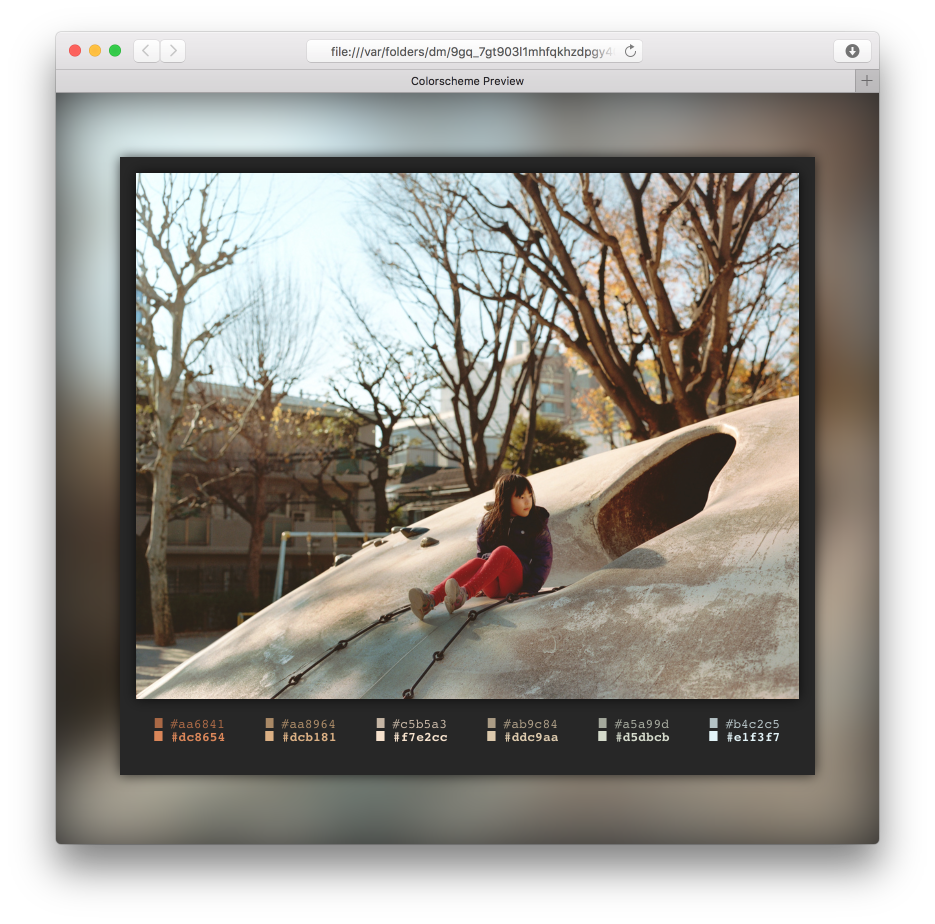
#> input picture colorz.png, 935 x 924 px
$ python colorz2.py colorz.png
#> lines starting #> are read from the running program, lines starting #| are printed output that depends on the picture
#!/usr/bin/env python2

description = """
A color scheme generator.
"""

import os
import webbrowser
from tempfile import NamedTemporaryFile
from argparse import ArgumentParser
from PIL import Image, ImageColor
from itertools import chain
from numpy import array
from scipy.cluster.vq import kmeans
from colorsys import rgb_to_hsv, hsv_to_rgb

DEFAULT_NUM_COLORS = 6
DEFAULT_MINV = 170
DEFAULT_MAXV = 200
DEFAULT_BOLD_ADD = 40
DEFAULT_BG = '#272727'

THUMB_SIZE = (200, 200)
SCALE = 256.0
down_scale = lambda x: x / SCALE
up_scale = lambda x: int(x * SCALE)
hexify = lambda rgb: '#%s' % ''.join('%02x' % p for p in rgb)

def get_colors(img):
  """
  Returns a list of all the image's colors with multiplicity.
  """
  w, h = img.size
  return [color[:3] for count, color in img.getcolors(w * h)]

# [23 lines left out: functions clamp, order_by_hue, brighten, not called in this run]

def colorz(filename,
           n=DEFAULT_NUM_COLORS,
           min_v=DEFAULT_MINV,
           max_v=DEFAULT_MAXV,
           bold_add=DEFAULT_BOLD_ADD):
  """
  Get the n most dominant colors of an image.
  Clamps value to between min_v and max_v.
  Creates bold colors using bold_add.
  Total number of colors returned is 2*n, ordered by hue.
  For terminal colors, the hue order is:
  red, yellow, green, cyan, blue, magenta
  """
#> called with filename = 'colorz.png', n = 6, min_v = 170, max_v = 200, bold_add = 40
  img = Image.open(filename)
#> img is the input picture: PIL image 935x924 RGBA; mean R, G, B, A 105.5, 102.3, 96, 202.3
  img.thumbnail(THUMB_SIZE)
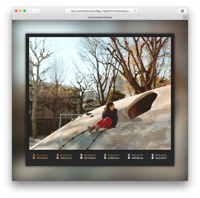
#> img: PIL image 200x198 RGBA; mean R, G, B, A 106.4, 103.2, 96.9, 202.2; transparent parts drawn white

  obs = array(get_colors(img))
#> (the run stopped early here; a loop or call above may not have finished)
